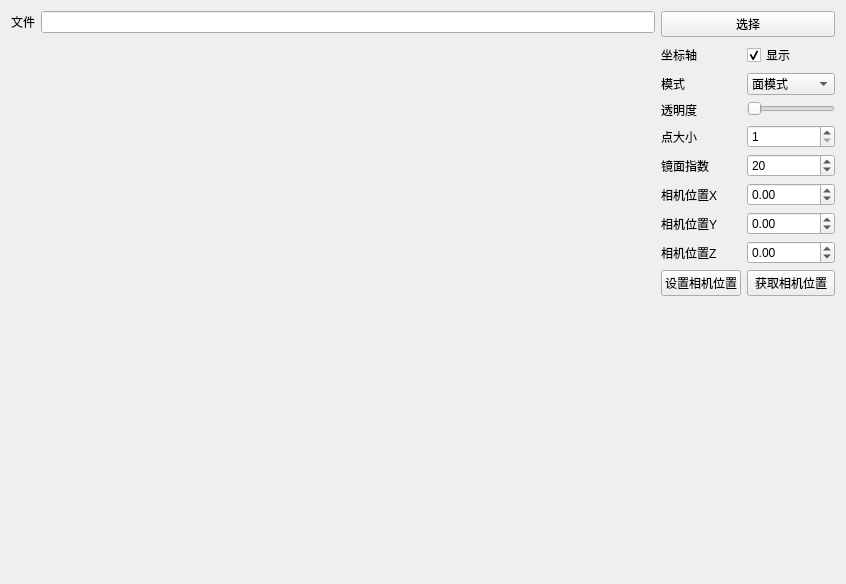
<?xml version="1.0" encoding="UTF-8"?>
<ui version="4.0">
 <class>PointCloud3D</class>
 <widget class="QWidget" name="PointCloud3D">
  <property name="geometry">
   <rect>
    <x>0</x>
    <y>0</y>
    <width>846</width>
    <height>584</height>
   </rect>
  </property>
  <property name="windowTitle">
   <string>VTK Demo</string>
  </property>
  <layout class="QHBoxLayout" name="horizontalLayout_2">
   <item>
    <layout class="QVBoxLayout" name="verticalLayout">
     <item>
      <layout class="QHBoxLayout" name="horizontalLayout">
       <item>
        <widget class="QLabel" name="label_2">
         <property name="text">
          <string>文件</string>
         </property>
        </widget>
       </item>
       <item>
        <widget class="QLineEdit" name="fileLineEdit">
         <property name="readOnly">
          <bool>true</bool>
         </property>
        </widget>
       </item>
      </layout>
     </item>
     <item>
      <widget class="QVTKOpenGLStereoWidget" name="qvtkWidget" native="true">
       <property name="sizePolicy">
        <sizepolicy hsizetype="Expanding" vsizetype="Expanding">
         <horstretch>0</horstretch>
         <verstretch>0</verstretch>
        </sizepolicy>
       </property>
      </widget>
     </item>
    </layout>
   </item>
   <item>
    <layout class="QFormLayout" name="formLayout">
     <item row="0" column="0" colspan="2">
      <widget class="QPushButton" name="selectBtn">
       <property name="text">
        <string>选择</string>
       </property>
      </widget>
     </item>
     <item row="1" column="0">
      <widget class="QLabel" name="label_4">
       <property name="text">
        <string>坐标轴</string>
       </property>
      </widget>
     </item>
     <item row="1" column="1">
      <widget class="QCheckBox" name="axisCheckBox">
       <property name="text">
        <string>显示</string>
       </property>
       <property name="checked">
        <bool>true</bool>
       </property>
      </widget>
     </item>
     <item row="2" column="0">
      <widget class="QLabel" name="label_3">
       <property name="text">
        <string>模式</string>
       </property>
      </widget>
     </item>
     <item row="2" column="1">
      <widget class="QComboBox" name="modeComboBox">
       <item>
        <property name="text">
         <string>面模式</string>
        </property>
       </item>
       <item>
        <property name="text">
         <string>点模式</string>
        </property>
       </item>
      </widget>
     </item>
     <item row="3" column="0">
      <widget class="QLabel" name="label">
       <property name="text">
        <string>透明度</string>
       </property>
      </widget>
     </item>
     <item row="3" column="1">
      <widget class="QSlider" name="transparencySlider">
       <property name="sizePolicy">
        <sizepolicy hsizetype="Preferred" vsizetype="Fixed">
         <horstretch>0</horstretch>
         <verstretch>0</verstretch>
        </sizepolicy>
       </property>
       <property name="maximum">
        <number>100</number>
       </property>
       <property name="orientation">
        <enum>Qt::Horizontal</enum>
       </property>
      </widget>
     </item>
     <item row="4" column="0">
      <widget class="QLabel" name="label_6">
       <property name="text">
        <string>点大小</string>
       </property>
      </widget>
     </item>
     <item row="4" column="1">
      <widget class="QSpinBox" name="pointSizeSpinBox">
       <property name="minimum">
        <number>1</number>
       </property>
       <property name="maximum">
        <number>8</number>
       </property>
      </widget>
     </item>
     <item row="5" column="0">
      <widget class="QLabel" name="label_5">
       <property name="text">
        <string>镜面指数</string>
       </property>
      </widget>
     </item>
     <item row="5" column="1">
      <widget class="QSpinBox" name="specularPowerSpinBox">
       <property name="maximum">
        <number>128</number>
       </property>
       <property name="singleStep">
        <number>10</number>
       </property>
       <property name="value">
        <number>20</number>
       </property>
      </widget>
     </item>
     <item row="6" column="0">
      <widget class="QLabel" name="label_7">
       <property name="text">
        <string>相机位置X</string>
       </property>
      </widget>
     </item>
     <item row="6" column="1">
      <widget class="QDoubleSpinBox" name="positionXSpinBox">
       <property name="minimum">
        <double>-999999999.000000000000000</double>
       </property>
       <property name="maximum">
        <double>999999999.000000000000000</double>
       </property>
      </widget>
     </item>
     <item row="7" column="0">
      <widget class="QLabel" name="label_8">
       <property name="text">
        <string>相机位置Y</string>
       </property>
      </widget>
     </item>
     <item row="7" column="1">
      <widget class="QDoubleSpinBox" name="positionYSpinBox">
       <property name="minimum">
        <double>-999999999.000000000000000</double>
       </property>
       <property name="maximum">
        <double>999999999.000000000000000</double>
       </property>
      </widget>
     </item>
     <item row="8" column="0">
      <widget class="QLabel" name="label_9">
       <property name="text">
        <string>相机位置Z</string>
       </property>
      </widget>
     </item>
     <item row="8" column="1">
      <widget class="QDoubleSpinBox" name="positionZSpinBox">
       <property name="minimum">
        <double>-999999999.000000000000000</double>
       </property>
       <property name="maximum">
        <double>999999999.000000000000000</double>
       </property>
      </widget>
     </item>
     <item row="9" column="0">
      <widget class="QPushButton" name="setPositionBtn">
       <property name="text">
        <string>设置相机位置</string>
       </property>
      </widget>
     </item>
     <item row="9" column="1">
      <widget class="QPushButton" name="getPositionBtn">
       <property name="text">
        <string>获取相机位置</string>
       </property>
      </widget>
     </item>
    </layout>
   </item>
  </layout>
 </widget>
 <layoutdefault spacing="6" margin="11"/>
 <customwidgets>
  <customwidget>
   <class>QVTKOpenGLStereoWidget</class>
   <extends>QWidget</extends>
   <header>QVTKOpenGLStereoWidget.h</header>
  </customwidget>
 </customwidgets>
 <resources/>
 <connections/>
</ui>
